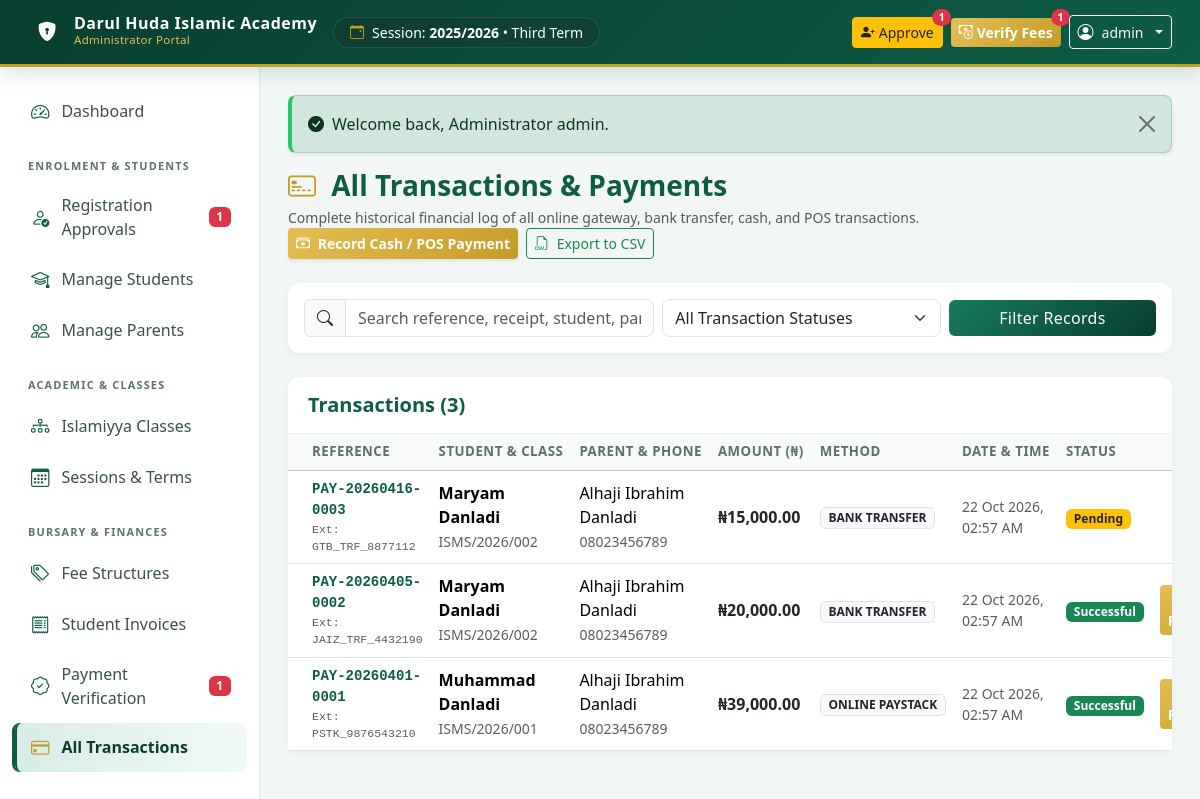
/admin/payments.php (signed in), run on the app's committed database.
### tables this page shows
CREATE TABLE `academic_terms` (
  `id` INT AUTO_INCREMENT PRIMARY KEY,
  `session_id` INT NOT NULL,
  `term_name` VARCHAR(50) NOT NULL,  
  `start_date` DATE NULL,
  `end_date` DATE NULL,
  `is_current` TINYINT(1) NOT NULL DEFAULT 0,
  `created_at` TIMESTAMP DEFAULT CURRENT_TIMESTAMP,
  CONSTRAINT `fk_term_session` FOREIGN KEY (`session_id`) REFERENCES `academic_sessions` (`id`) ON DELETE CASCADE
);

CREATE TABLE `academic_sessions` (
  `id` INT AUTO_INCREMENT PRIMARY KEY,
  `session_name` VARCHAR(50) NOT NULL UNIQUE,  
  `is_current` TINYINT(1) NOT NULL DEFAULT 0,
  `created_at` TIMESTAMP DEFAULT CURRENT_TIMESTAMP
);

CREATE TABLE `payments` (
  `id` INT AUTO_INCREMENT PRIMARY KEY,
  `invoice_id` INT NOT NULL,
  `student_id` INT NOT NULL,
  `parent_id` INT NOT NULL,
  `payment_reference` VARCHAR(100) NOT NULL UNIQUE,  
  `transaction_reference` VARCHAR(150) NULL,       
  `amount` DECIMAL(12, 2) NOT NULL,
  `payment_method` ENUM('online_paystack', 'online_flutterwave', 'bank_transfer', 'cash', 'pos') NOT NULL DEFAULT 'bank_transfer',
  `payment_channel` VARCHAR(50) NULL,
  `proof_file` VARCHAR(255) NULL,                  
  `payment_status` ENUM('pending', 'successful', 'failed', 'rejected') NOT NULL DEFAULT 'pending',
  `rejection_reason` TEXT NULL,
  `verified_by` INT NULL,                          
  `verified_at` DATETIME NULL,
  `notes` TEXT NULL,
  `created_at` TIMESTAMP DEFAULT CURRENT_TIMESTAMP,
  CONSTRAINT `fk_pay_invoice` FOREIGN KEY (`invoice_id`) REFERENCES `student_invoices` (`id`) ON DELETE CASCADE,
  CONSTRAINT `fk_pay_student` FOREIGN KEY (`student_id`) REFERENCES `students` (`id`) ON DELETE CASCADE,
  CONSTRAINT `fk_pay_parent` FOREIGN KEY (`parent_id`) REFERENCES `parents` (`id`) ON DELETE CASCADE,
  CONSTRAINT `fk_pay_admin` FOREIGN KEY (`verified_by`) REFERENCES `users` (`id`) ON DELETE SET NULL
);

CREATE TABLE `students` (
  `id` INT AUTO_INCREMENT PRIMARY KEY,
  `student_id_number` VARCHAR(50) NULL UNIQUE,  
  `parent_id` INT NOT NULL,
  `first_name` VARCHAR(60) NOT NULL,
  `last_name` VARCHAR(60) NOT NULL,
  `other_name` VARCHAR(60) NULL,
  `date_of_birth` DATE NOT NULL,
  `gender` ENUM('Male', 'Female') NOT NULL,
  `requested_class_id` INT NULL,
  `current_class_id` INT NULL,
  `previous_islamiyya_education` TEXT NULL,
  `registration_status` ENUM('pending', 'approved', 'rejected') NOT NULL DEFAULT 'pending',
  `rejection_reason` TEXT NULL,
  `enrolment_status` ENUM('active', 'graduated', 'withdrawn', 'inactive') NOT NULL DEFAULT 'active',
  `admission_date` DATE NULL,
  `medical_info` TEXT NULL,
  `created_at` TIMESTAMP DEFAULT CURRENT_TIMESTAMP,
  `updated_at` TIMESTAMP DEFAULT CURRENT_TIMESTAMP ON UPDATE CURRENT_TIMESTAMP,
  CONSTRAINT `fk_students_parent` FOREIGN KEY (`parent_id`) REFERENCES `parents` (`id`) ON DELETE CASCADE,
  CONSTRAINT `fk_students_req_class` FOREIGN KEY (`requested_class_id`) REFERENCES `classes` (`id`) ON DELETE SET NULL,
  CONSTRAINT `fk_students_cur_class` FOREIGN KEY (`current_class_id`) REFERENCES `classes` (`id`) ON DELETE SET NULL
);

CREATE TABLE `parents` (
  `id` INT AUTO_INCREMENT PRIMARY KEY,
  `user_id` INT NOT NULL UNIQUE,
  `full_name` VARCHAR(150) NOT NULL,
  `residential_address` TEXT NOT NULL,
  `emergency_contact_name` VARCHAR(150) NULL,
  `emergency_contact_phone` VARCHAR(25) NULL,
  `occupation` VARCHAR(100) NULL,
  `created_at` TIMESTAMP DEFAULT CURRENT_TIMESTAMP,
  `updated_at` TIMESTAMP DEFAULT CURRENT_TIMESTAMP ON UPDATE CURRENT_TIMESTAMP,
  CONSTRAINT `fk_parents_user` FOREIGN KEY (`user_id`) REFERENCES `users` (`id`) ON DELETE CASCADE
);

CREATE TABLE `users` (
  `id` INT AUTO_INCREMENT PRIMARY KEY,
  `username` VARCHAR(80) NOT NULL UNIQUE,
  `email` VARCHAR(120) NULL UNIQUE,
  `phone` VARCHAR(25) NOT NULL UNIQUE,
  `password_hash` VARCHAR(255) NOT NULL,
  `role` ENUM('admin', 'parent') NOT NULL DEFAULT 'parent',
  `status` ENUM('active', 'suspended', 'deactivated') NOT NULL DEFAULT 'active',
  `last_login` DATETIME NULL,
  `created_at` TIMESTAMP DEFAULT CURRENT_TIMESTAMP,
  `updated_at` TIMESTAMP DEFAULT CURRENT_TIMESTAMP ON UPDATE CURRENT_TIMESTAMP
);

### admin/payments.php (the view, shortened to what the rows shown need)
<?php
require_once __DIR__ . '/../includes/admin_header.php';
$pdo = get_db_connection();
$sql = "
    SELECT
        p.*,
        s.first_name, s.last_name, s.student_id_number,
        pt.full_name as parent_name, u.phone as parent_phone,
        r.receipt_number,
        inv.invoice_number,
        admin_u.username as verified_admin_name
    FROM payments p
    JOIN students s ON p.student_id = s.id
    JOIN parents pt ON p.parent_id = pt.id
    JOIN users u ON pt.user_id = u.id
    JOIN student_invoices inv ON p.invoice_id = inv.id
    LEFT JOIN receipts r ON p.id = r.payment_id
    LEFT JOIN users admin_u ON p.verified_by = admin_u.id
    WHERE 1=1
";
$params = [];
$sql .= " ORDER BY p.id DESC";
$stmt = $pdo->prepare($sql);
$stmt->execute($params);
$payments = $stmt->fetchAll();
?>
<div class="card card-modern">
    <div class="card-body p-0">
        <div class="table-responsive">
            <table class="table table-hover align-middle mb-0">
                <thead class="table-light">
                    <tr>
                        <th class="ps-4">Reference</th>
                        <th>Student & Class</th>
                        <th>Parent & Phone</th>
                        <th>Amount (₦)</th>
                        <th>Method</th>
                        <th>Date & Time</th>
                        <th>Status</th>
                        <th class="text-end pe-4">Receipt</th>
                    </tr>
                </thead>
                <tbody>
                    <?php if (empty($payments)): ?>
                        <tr>
                            <td colspan="8" class="text-center py-5 text-muted">No transactions found.</td>
                        </tr>
                    <?php else: ?>
                        <?php foreach ($payments as $p): ?>
                            <tr>
                                <td class="ps-4">
                                    <div class="font-monospace fw-bold text-islamic small"><?= e($p['payment_reference']) ?></div>
                                    <?php if (!empty($p['transaction_reference'])): ?>
                                        <div class="small text-muted font-monospace" style="font-size: 0.72rem;">Ext: <?= e($p['transaction_reference']) ?></div>
                                    <?php endif; ?>
                                </td>
                                <td>
                                    <div class="fw-bold"><?= e($p['first_name'] . ' ' . $p['last_name']) ?></div>
                                    <small class="text-muted"><?= e($p['student_id_number'] ?? 'Pending') ?></small>
                                </td>
                                <td>
                                    <div><?= e($p['parent_name']) ?></div>
                                    <small class="text-muted"><?= e($p['parent_phone']) ?></small>
                                </td>
                                <td class="fw-bold text-dark fs-6"><?= format_currency($p['amount']) ?></td>
                                <td>
                                    <span class="badge bg-light text-dark border">
                                        <?= e(str_replace('_', ' ', strtoupper($p['payment_method']))) ?>
                                    </span>
                                </td>
                                <td class="small text-muted"><?= format_date($p['created_at'], 'd M Y, h:i A') ?></td>
                                <td>
                                    <span class="badge bg-<?= $p['payment_status'] === 'successful' ? 'success' : ($p['payment_status'] === 'pending' ? 'warning text-dark' : 'danger') ?>">
                                        <?= ucfirst($p['payment_status']) ?>
                                    </span>
                                </td>
                                <td class="text-end pe-4">
                                    <?php if ($p['payment_status'] === 'successful' && !empty($p['receipt_number'])): ?>
                                        <a href="<?= BASE_URL ?>/parent/receipt.php?id=<?= $p['id'] ?>" class="btn btn-sm btn-gold" target="_blank">
                                        </a>
                                    <?php elseif ($p['payment_status'] === 'pending'): ?>
                                        <a href="<?= BASE_URL ?>/admin/verify_payments.php" class="btn btn-sm btn-outline-warning">
                                            Verify
                                        </a>
                                    <?php else: ?>
                                        <span class="text-muted small">—</span>
                                    <?php endif; ?>
                                </td>
                            </tr>
                        <?php endforeach; ?>
                    <?php endif; ?>
                </tbody>
            </table>
        </div>
    </div>
</div>
<?php require_once __DIR__ . '/../includes/admin_footer.php'; ?>

### includes/admin_header.php (shortened to what the rows shown need)
<?php
$school_name = get_setting('school_name', 'Darul Huda Islamic Academy');
$cur_info = get_current_session_term();
?>
<!DOCTYPE html>
<html lang="en">
<head>
    <link href="https://cdn.jsdelivr.net/npm/bootstrap@5.3.3/dist/css/bootstrap.min.css" rel="stylesheet">
    <link rel="stylesheet" href="https://cdn.jsdelivr.net/npm/bootstrap-icons@1.11.3/font/bootstrap-icons.min.css">
    <link rel="stylesheet" href="<?= BASE_URL ?>/assets/css/style.css">
</head>
<body>
<nav class="navbar navbar-expand-lg navbar-dark navbar-islamic sticky-top py-2 px-3">
    <div class="container-fluid">
        <div class="d-none d-md-flex align-items-center bg-dark bg-opacity-25 px-3 py-1 rounded-pill text-white small border border-light border-opacity-10">
            <i class="bi bi-calendar-event text-gold me-2"></i>
            <span>Session: <strong><?= e($cur_info['session_name']) ?></strong> &bull; <?= e($cur_info['term_name']) ?></span>
        </div>
    </div>
</nav>
<div class="app-container">
    <main class="main-content">
        <div class="container-fluid p-0">

### data on the page
academic_terms: session.session_name "2025/2026", term_name "Third Term"
payments: payment_reference "PAY-20260416-0003", transaction_reference "GTB_TRF_8877112", student.last_name "Maryam Danladi", student.student_id_number "ISMS/2026/002", parent.full_name "Alhaji Ibrahim Danladi", users.phone "08023456789", amount "₦15,000.00", payment_method "BANK TRANSFER", created_at "22 Oct 2026, 02:57 AM", payment_status "Pending"
payments: payment_reference "PAY-20260405-0002", transaction_reference "JAIZ_TRF_4432190", student.last_name "Maryam Danladi", student.student_id_number "ISMS/2026/002", parent.full_name "Alhaji Ibrahim Danladi", users.phone "08023456789", amount "₦20,000.00", payment_method "BANK TRANSFER", created_at "22 Oct 2026, 02:57 AM", payment_status "Successful"
payments: payment_reference "PAY-20260401-0001", transaction_reference "PSTK_9876543210", student.last_name "Muhammad Danladi", student.student_id_number "ISMS/2026/001", parent.full_name "Alhaji Ibrahim Danladi", users.phone "08023456789", amount "₦39,000.00", payment_method "ONLINE PAYSTACK", created_at "22 Oct 2026, 02:57 AM", payment_status "Successful"

### other printed values
$school_name "Darul Huda Islamic Academy"
$pending_registrations "1"
$pending_payments "1"
$_SESSION['username'] "admin"
$flash['message'] "Welcome back, Administrator admin."
count($payments) "3"
